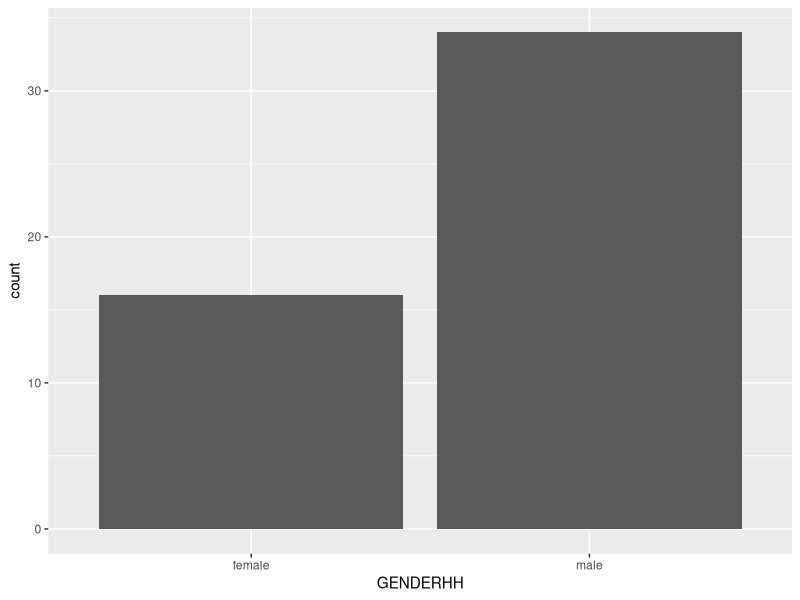
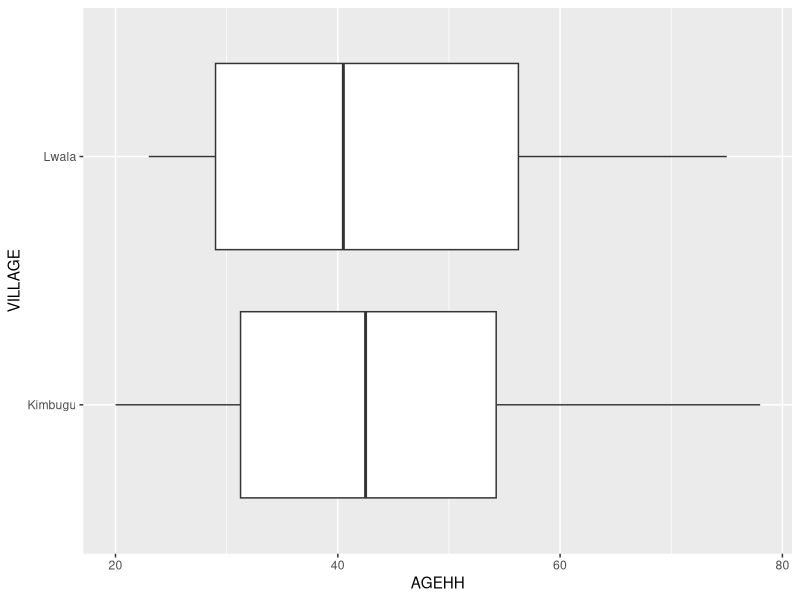
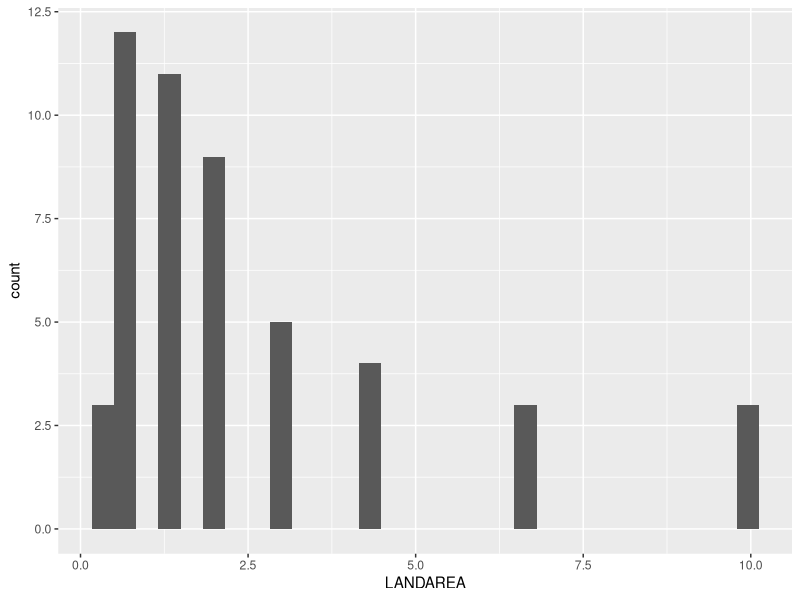
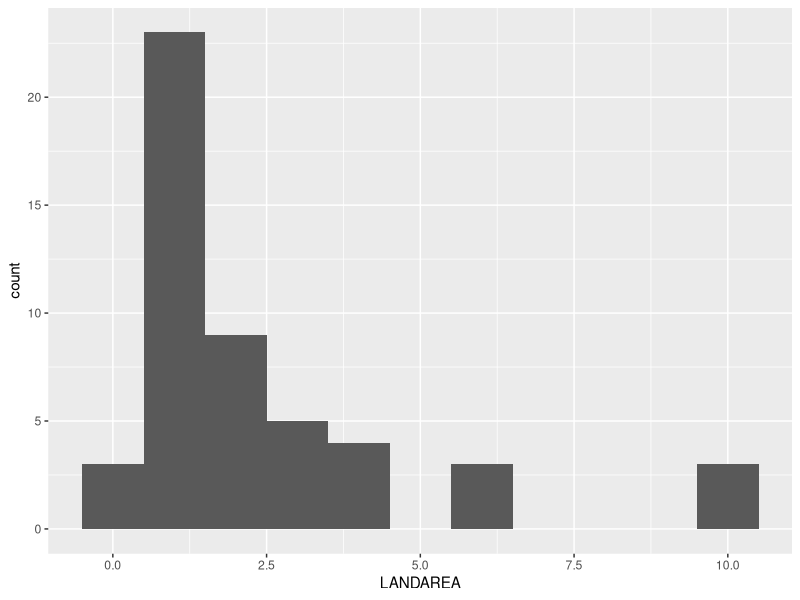
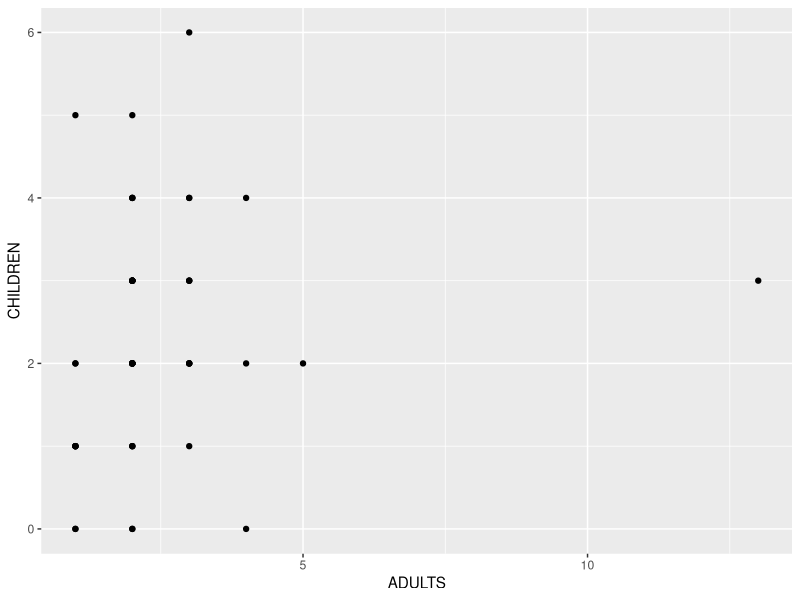
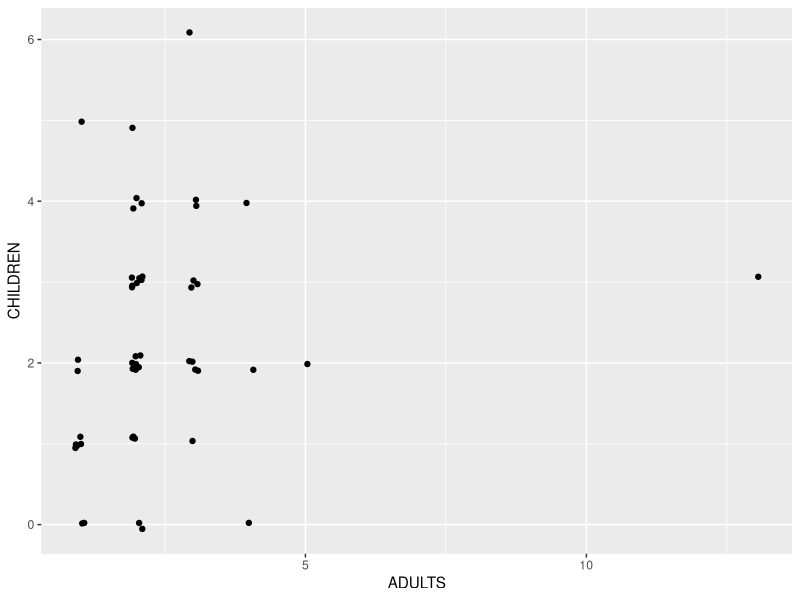

Here is the R script that generated these plots, in order:
## ---- chunk 1

library(ggplot2)
BeanSurvey<-read.csv("bean_survey.csv")

## ---- chunk 2

ggplot(data=BeanSurvey, aes(x=GENDERHH)) + 
  geom_bar()

## ---- chunk 3
ggplot(data = BeanSurvey,  aes(x = AGEHH, y = VILLAGE)) +
  geom_boxplot()
## ---- chunk 4

ggplot(data=BeanSurvey,aes(x=LANDAREA))+
  geom_histogram()

## ---- chunk 5
ggplot(data=BeanSurvey,aes(x=LANDAREA))+
  geom_histogram(binwidth = 1)
## ---- chunk 6
ggplot(data=BeanSurvey,aes(x=ADULTS,y=CHILDREN))+
  geom_point()
## ---- chunk 7
ggplot(data=BeanSurvey,aes(x=ADULTS,y=CHILDREN))+
  geom_jitter(width=0.1,height=0.1)
